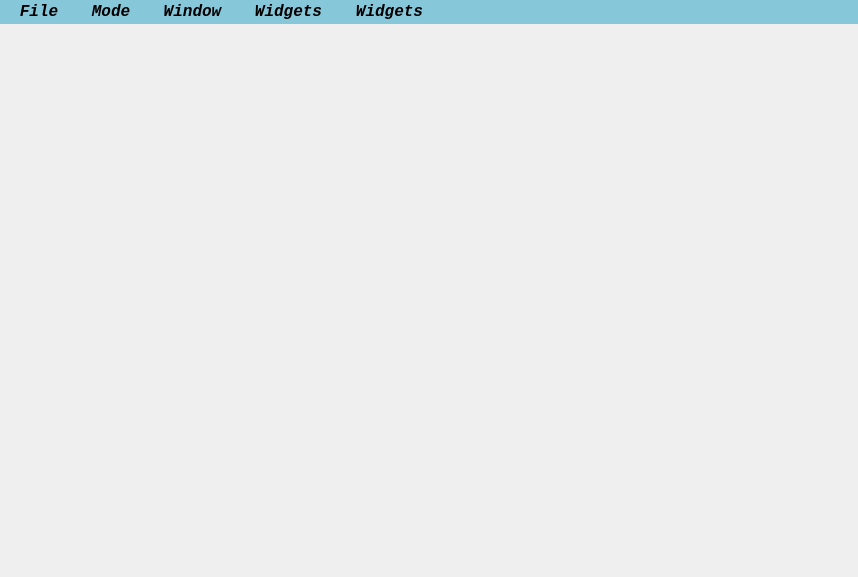
<?xml version="1.0" encoding="UTF-8"?>
<ui version="4.0">
 <class>MainWindow</class>
 <widget class="QMainWindow" name="MainWindow">
  <property name="geometry">
   <rect>
    <x>0</x>
    <y>0</y>
    <width>858</width>
    <height>577</height>
   </rect>
  </property>
  <property name="windowTitle">
   <string>LEEM UPM</string>
  </property>
  <property name="windowIcon">
   <iconset>
    <normaloff>models/LogoLEEM.png</normaloff>models/LogoLEEM.png</iconset>
  </property>
  <property name="styleSheet">
   <string notr="true">#MainWindow
{
	border-image: url(:/models/Fondo.png) 0 0 0 0 stretch stretch;
}</string>
  </property>
  <property name="toolButtonStyle">
   <enum>Qt::ToolButtonIconOnly</enum>
  </property>
  <widget class="QWidget" name="centralwidget">
   <property name="sizePolicy">
    <sizepolicy hsizetype="Expanding" vsizetype="Expanding">
     <horstretch>0</horstretch>
     <verstretch>0</verstretch>
    </sizepolicy>
   </property>
   <property name="font">
    <font>
     <family>Consolas</family>
     <bold>true</bold>
    </font>
   </property>
   <property name="styleSheet">
    <string notr="true">border-image: url(:/models/Fondo.png) 0 0 0 0 stretch stretch;</string>
   </property>
   <layout class="QGridLayout" name="gridLayout">
    <property name="sizeConstraint">
     <enum>QLayout::SetNoConstraint</enum>
    </property>
    <property name="leftMargin">
     <number>0</number>
    </property>
    <property name="topMargin">
     <number>0</number>
    </property>
    <property name="rightMargin">
     <number>0</number>
    </property>
    <property name="bottomMargin">
     <number>0</number>
    </property>
    <property name="spacing">
     <number>0</number>
    </property>
    <item row="0" column="0">
     <widget class="QTabWidget" name="tabWidget">
      <property name="font">
       <font>
        <family>Consolas</family>
        <pointsize>12</pointsize>
        <bold>true</bold>
       </font>
      </property>
      <property name="styleSheet">
       <string notr="true">QWidget
{
	background-color: transparent;
} 

QTabWidget::pane
{
	border: 1px;
	background-color: transparent;
	color: black;
} 

QTabBar::tab 
{
	background-color: rgb(134,199,218);
	color: black;
	width: 300px;
} 

QTabBar::tab:hover
{
	background-color: rgb(153,208,224); 
	color: white;
}    
 
QTabBar::tab:selected
{
	background-color: transparent;
	color: black;
}
</string>
      </property>
      <property name="tabPosition">
       <enum>QTabWidget::North</enum>
      </property>
      <property name="currentIndex">
       <number>-1</number>
      </property>
     </widget>
    </item>
   </layout>
  </widget>
  <widget class="QMenuBar" name="menubar">
   <property name="geometry">
    <rect>
     <x>0</x>
     <y>0</y>
     <width>858</width>
     <height>20</height>
    </rect>
   </property>
   <property name="sizePolicy">
    <sizepolicy hsizetype="Preferred" vsizetype="Preferred">
     <horstretch>0</horstretch>
     <verstretch>0</verstretch>
    </sizepolicy>
   </property>
   <property name="palette">
    <palette>
     <active>
      <colorrole role="WindowText">
       <brush brushstyle="SolidPattern">
        <color alpha="255">
         <red>0</red>
         <green>0</green>
         <blue>0</blue>
        </color>
       </brush>
      </colorrole>
      <colorrole role="Button">
       <brush brushstyle="SolidPattern">
        <color alpha="255">
         <red>134</red>
         <green>199</green>
         <blue>218</blue>
        </color>
       </brush>
      </colorrole>
      <colorrole role="Text">
       <brush brushstyle="SolidPattern">
        <color alpha="255">
         <red>0</red>
         <green>0</green>
         <blue>0</blue>
        </color>
       </brush>
      </colorrole>
      <colorrole role="ButtonText">
       <brush brushstyle="SolidPattern">
        <color alpha="255">
         <red>0</red>
         <green>0</green>
         <blue>0</blue>
        </color>
       </brush>
      </colorrole>
      <colorrole role="Base">
       <brush brushstyle="SolidPattern">
        <color alpha="255">
         <red>134</red>
         <green>199</green>
         <blue>218</blue>
        </color>
       </brush>
      </colorrole>
      <colorrole role="Window">
       <brush brushstyle="SolidPattern">
        <color alpha="255">
         <red>134</red>
         <green>199</green>
         <blue>218</blue>
        </color>
       </brush>
      </colorrole>
      <colorrole role="PlaceholderText">
       <brush brushstyle="SolidPattern">
        <color alpha="128">
         <red>0</red>
         <green>0</green>
         <blue>0</blue>
        </color>
       </brush>
      </colorrole>
     </active>
     <inactive>
      <colorrole role="WindowText">
       <brush brushstyle="SolidPattern">
        <color alpha="255">
         <red>0</red>
         <green>0</green>
         <blue>0</blue>
        </color>
       </brush>
      </colorrole>
      <colorrole role="Button">
       <brush brushstyle="SolidPattern">
        <color alpha="255">
         <red>134</red>
         <green>199</green>
         <blue>218</blue>
        </color>
       </brush>
      </colorrole>
      <colorrole role="Text">
       <brush brushstyle="SolidPattern">
        <color alpha="255">
         <red>0</red>
         <green>0</green>
         <blue>0</blue>
        </color>
       </brush>
      </colorrole>
      <colorrole role="ButtonText">
       <brush brushstyle="SolidPattern">
        <color alpha="255">
         <red>0</red>
         <green>0</green>
         <blue>0</blue>
        </color>
       </brush>
      </colorrole>
      <colorrole role="Base">
       <brush brushstyle="SolidPattern">
        <color alpha="255">
         <red>134</red>
         <green>199</green>
         <blue>218</blue>
        </color>
       </brush>
      </colorrole>
      <colorrole role="Window">
       <brush brushstyle="SolidPattern">
        <color alpha="255">
         <red>134</red>
         <green>199</green>
         <blue>218</blue>
        </color>
       </brush>
      </colorrole>
      <colorrole role="PlaceholderText">
       <brush brushstyle="SolidPattern">
        <color alpha="128">
         <red>0</red>
         <green>0</green>
         <blue>0</blue>
        </color>
       </brush>
      </colorrole>
     </inactive>
     <disabled>
      <colorrole role="WindowText">
       <brush brushstyle="SolidPattern">
        <color alpha="255">
         <red>0</red>
         <green>0</green>
         <blue>0</blue>
        </color>
       </brush>
      </colorrole>
      <colorrole role="Button">
       <brush brushstyle="SolidPattern">
        <color alpha="255">
         <red>134</red>
         <green>199</green>
         <blue>218</blue>
        </color>
       </brush>
      </colorrole>
      <colorrole role="Text">
       <brush brushstyle="SolidPattern">
        <color alpha="255">
         <red>0</red>
         <green>0</green>
         <blue>0</blue>
        </color>
       </brush>
      </colorrole>
      <colorrole role="ButtonText">
       <brush brushstyle="SolidPattern">
        <color alpha="255">
         <red>0</red>
         <green>0</green>
         <blue>0</blue>
        </color>
       </brush>
      </colorrole>
      <colorrole role="Base">
       <brush brushstyle="SolidPattern">
        <color alpha="255">
         <red>134</red>
         <green>199</green>
         <blue>218</blue>
        </color>
       </brush>
      </colorrole>
      <colorrole role="Window">
       <brush brushstyle="SolidPattern">
        <color alpha="255">
         <red>134</red>
         <green>199</green>
         <blue>218</blue>
        </color>
       </brush>
      </colorrole>
      <colorrole role="PlaceholderText">
       <brush brushstyle="SolidPattern">
        <color alpha="128">
         <red>0</red>
         <green>0</green>
         <blue>0</blue>
        </color>
       </brush>
      </colorrole>
     </disabled>
    </palette>
   </property>
   <property name="font">
    <font>
     <family>Consolas</family>
     <pointsize>12</pointsize>
     <italic>true</italic>
     <bold>true</bold>
    </font>
   </property>
   <property name="styleSheet">
    <string notr="true">background-color: rgb(134,199,218);
</string>
   </property>
   <property name="defaultUp">
    <bool>false</bool>
   </property>
   <widget class="QMenu" name="menuTab">
    <property name="font">
     <font>
      <family>Consolas</family>
      <pointsize>10</pointsize>
     </font>
    </property>
    <property name="title">
     <string> Window </string>
    </property>
   </widget>
   <widget class="QMenu" name="menuFile">
    <property name="font">
     <font>
      <family>Consolas</family>
      <pointsize>10</pointsize>
      <bold>false</bold>
     </font>
    </property>
    <property name="styleSheet">
     <string notr="true">background-color: rgb(134,199,218);</string>
    </property>
    <property name="title">
     <string> File </string>
    </property>
    <addaction name="actionSave"/>
    <addaction name="actionCompare"/>
    <addaction name="metadataEdit"/>
    <addaction name="actionDecodifiy"/>
   </widget>
   <widget class="QMenu" name="menuApp">
    <property name="font">
     <font>
      <family>Consolas</family>
      <pointsize>10</pointsize>
     </font>
    </property>
    <property name="title">
     <string> Mode </string>
    </property>
   </widget>
   <widget class="QMenu" name="benchWidgets">
    <property name="font">
     <font>
      <family>Consolas</family>
      <pointsize>10</pointsize>
      <bold>false</bold>
     </font>
    </property>
    <property name="title">
     <string> Widgets </string>
    </property>
   </widget>
   <widget class="QMenu" name="rocketWidgets">
    <property name="font">
     <font>
      <family>Consolas</family>
      <pointsize>10</pointsize>
     </font>
    </property>
    <property name="title">
     <string> Widgets </string>
    </property>
   </widget>
   <addaction name="menuFile"/>
   <addaction name="menuApp"/>
   <addaction name="menuTab"/>
   <addaction name="benchWidgets"/>
   <addaction name="rocketWidgets"/>
  </widget>
  <action name="exportGraph">
   <property name="text">
    <string>Graph</string>
   </property>
   <property name="font">
    <font>
     <family>Consolas</family>
     <bold>false</bold>
    </font>
   </property>
  </action>
  <action name="exportRaw">
   <property name="text">
    <string>Raw</string>
   </property>
   <property name="font">
    <font>
     <family>Consolas</family>
     <bold>false</bold>
    </font>
   </property>
  </action>
  <action name="exportThrust">
   <property name="text">
    <string>Thrust</string>
   </property>
  </action>
  <action name="action1">
   <property name="text">
    <string>Orders</string>
   </property>
   <property name="font">
    <font>
     <family>Consolas</family>
    </font>
   </property>
  </action>
  <action name="action2">
   <property name="text">
    <string>Test</string>
   </property>
   <property name="font">
    <font>
     <family>Consolas</family>
    </font>
   </property>
  </action>
  <action name="monoScreen">
   <property name="text">
    <string>Mono Screen</string>
   </property>
   <property name="font">
    <font>
     <family>Consolas</family>
    </font>
   </property>
  </action>
  <action name="dualScreen">
   <property name="text">
    <string>Dual Screen</string>
   </property>
   <property name="font">
    <font>
     <family>Consolas</family>
    </font>
   </property>
  </action>
  <action name="exportingGraph">
   <property name="text">
    <string>Graph</string>
   </property>
   <property name="font">
    <font>
     <family>Consolas</family>
    </font>
   </property>
  </action>
  <action name="exportingRaw">
   <property name="text">
    <string>Raw</string>
   </property>
   <property name="font">
    <font>
     <family>Consolas</family>
    </font>
   </property>
  </action>
  <action name="actionajdslkfjdsl">
   <property name="text">
    <string>ajdslkfjdsl</string>
   </property>
  </action>
  <action name="actionTelemetria">
   <property name="text">
    <string>Telemetria</string>
   </property>
  </action>
  <action name="actionFrame">
   <property name="text">
    <string> Frame rate</string>
   </property>
  </action>
  <action name="yesZoom">
   <property name="text">
    <string>Yes</string>
   </property>
   <property name="font">
    <font>
     <family>Consolas</family>
    </font>
   </property>
  </action>
  <action name="noZoom">
   <property name="text">
    <string>No</string>
   </property>
   <property name="font">
    <font>
     <family>Consolas</family>
    </font>
   </property>
  </action>
  <action name="yesTerminal">
   <property name="text">
    <string>Yes</string>
   </property>
   <property name="font">
    <font>
     <family>Consolas</family>
    </font>
   </property>
  </action>
  <action name="noTerminal">
   <property name="text">
    <string>No</string>
   </property>
   <property name="font">
    <font>
     <family>Consolas</family>
    </font>
   </property>
  </action>
  <action name="actionTesting">
   <property name="text">
    <string>  Testing </string>
   </property>
   <property name="font">
    <font>
     <family>Consolas</family>
    </font>
   </property>
  </action>
  <action name="actionPerforming">
   <property name="text">
    <string>  Performing  </string>
   </property>
   <property name="font">
    <font>
     <family>Consolas</family>
    </font>
   </property>
  </action>
  <action name="actionConnect">
   <property name="text">
    <string>Connect</string>
   </property>
  </action>
  <action name="testingSwitchAction">
   <property name="text">
    <string>  Testing</string>
   </property>
   <property name="font">
    <font>
     <family>Consolas</family>
    </font>
   </property>
  </action>
  <action name="actionBench">
   <property name="text">
    <string>  Bench  </string>
   </property>
   <property name="font">
    <font>
     <family>Consolas</family>
    </font>
   </property>
  </action>
  <action name="yesSerial">
   <property name="text">
    <string>Yes</string>
   </property>
  </action>
  <action name="noSerial">
   <property name="text">
    <string>No</string>
   </property>
  </action>
  <action name="yesPressure">
   <property name="text">
    <string>Yes</string>
   </property>
  </action>
  <action name="noPressure">
   <property name="text">
    <string>No</string>
   </property>
  </action>
  <action name="yesTemp">
   <property name="text">
    <string>Yes</string>
   </property>
  </action>
  <action name="noTemp">
   <property name="text">
    <string>No</string>
   </property>
  </action>
  <action name="actionCompare">
   <property name="text">
    <string>  Compare </string>
   </property>
  </action>
  <action name="actionSave">
   <property name="text">
    <string>  Save</string>
   </property>
  </action>
  <action name="metadataEdit">
   <property name="text">
    <string>  Edit metadata    </string>
   </property>
  </action>
  <action name="actionLaunchpad">
   <property name="text">
    <string>  LaunchPad    </string>
   </property>
  </action>
  <action name="showFloatTerminal">
   <property name="text">
    <string>Float Terminal</string>
   </property>
  </action>
  <action name="actionIgnitors">
   <property name="text">
    <string>  Ignitors  </string>
   </property>
  </action>
  <action name="actionIgnition">
   <property name="text">
    <string>  Ignition</string>
   </property>
  </action>
  <action name="actionDecodifiy">
   <property name="text">
    <string>  Decodifiy </string>
   </property>
  </action>
  <action name="moveTab">
   <property name="text">
    <string> Move Tab </string>
   </property>
   <property name="font">
    <font>
     <pointsize>15</pointsize>
    </font>
   </property>
  </action>
 </widget>
 <resources/>
 <connections/>
</ui>
